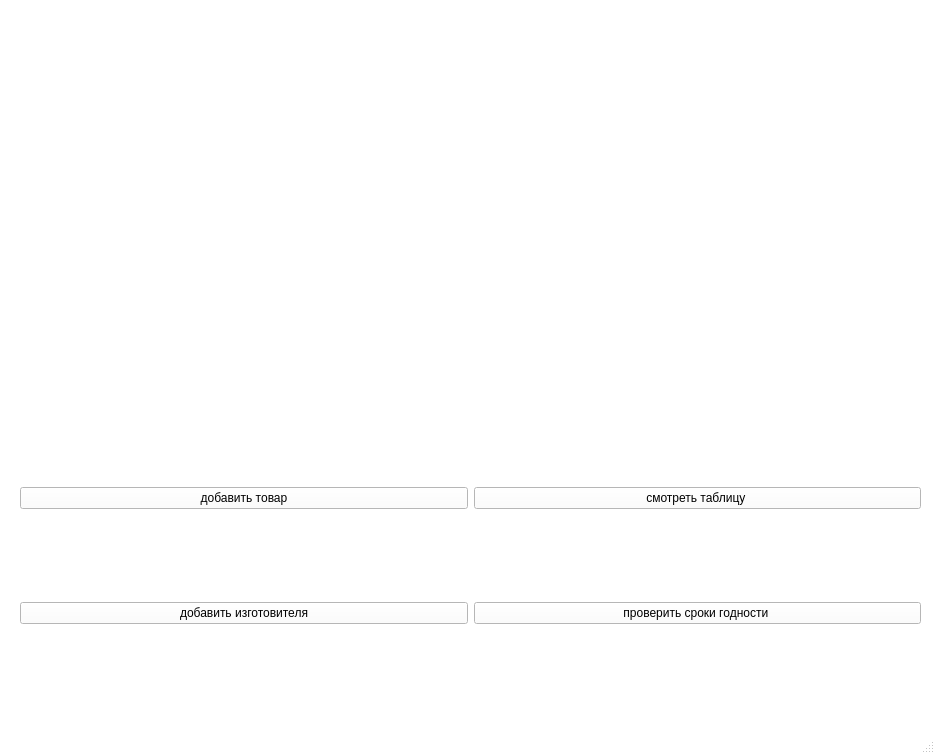
<?xml version="1.0" encoding="UTF-8"?>
<ui version="4.0">
 <class>MainWindow</class>
 <widget class="QMainWindow" name="MainWindow">
  <property name="geometry">
   <rect>
    <x>0</x>
    <y>0</y>
    <width>935</width>
    <height>754</height>
   </rect>
  </property>
  <property name="palette">
   <palette>
    <active>
     <colorrole role="WindowText">
      <brush brushstyle="SolidPattern">
       <color alpha="255">
        <red>0</red>
        <green>0</green>
        <blue>0</blue>
       </color>
      </brush>
     </colorrole>
     <colorrole role="Button">
      <brush brushstyle="SolidPattern">
       <color alpha="255">
        <red>255</red>
        <green>255</green>
        <blue>255</blue>
       </color>
      </brush>
     </colorrole>
     <colorrole role="Light">
      <brush brushstyle="SolidPattern">
       <color alpha="255">
        <red>255</red>
        <green>255</green>
        <blue>255</blue>
       </color>
      </brush>
     </colorrole>
     <colorrole role="Midlight">
      <brush brushstyle="SolidPattern">
       <color alpha="255">
        <red>255</red>
        <green>255</green>
        <blue>255</blue>
       </color>
      </brush>
     </colorrole>
     <colorrole role="Dark">
      <brush brushstyle="SolidPattern">
       <color alpha="255">
        <red>127</red>
        <green>127</green>
        <blue>127</blue>
       </color>
      </brush>
     </colorrole>
     <colorrole role="Mid">
      <brush brushstyle="SolidPattern">
       <color alpha="255">
        <red>170</red>
        <green>170</green>
        <blue>170</blue>
       </color>
      </brush>
     </colorrole>
     <colorrole role="Text">
      <brush brushstyle="SolidPattern">
       <color alpha="255">
        <red>0</red>
        <green>0</green>
        <blue>0</blue>
       </color>
      </brush>
     </colorrole>
     <colorrole role="BrightText">
      <brush brushstyle="SolidPattern">
       <color alpha="255">
        <red>255</red>
        <green>255</green>
        <blue>255</blue>
       </color>
      </brush>
     </colorrole>
     <colorrole role="ButtonText">
      <brush brushstyle="SolidPattern">
       <color alpha="255">
        <red>0</red>
        <green>0</green>
        <blue>0</blue>
       </color>
      </brush>
     </colorrole>
     <colorrole role="Base">
      <brush brushstyle="SolidPattern">
       <color alpha="255">
        <red>255</red>
        <green>255</green>
        <blue>255</blue>
       </color>
      </brush>
     </colorrole>
     <colorrole role="Window">
      <brush brushstyle="SolidPattern">
       <color alpha="255">
        <red>255</red>
        <green>255</green>
        <blue>255</blue>
       </color>
      </brush>
     </colorrole>
     <colorrole role="Shadow">
      <brush brushstyle="SolidPattern">
       <color alpha="255">
        <red>0</red>
        <green>0</green>
        <blue>0</blue>
       </color>
      </brush>
     </colorrole>
     <colorrole role="AlternateBase">
      <brush brushstyle="SolidPattern">
       <color alpha="255">
        <red>255</red>
        <green>255</green>
        <blue>255</blue>
       </color>
      </brush>
     </colorrole>
     <colorrole role="ToolTipBase">
      <brush brushstyle="SolidPattern">
       <color alpha="255">
        <red>255</red>
        <green>255</green>
        <blue>220</blue>
       </color>
      </brush>
     </colorrole>
     <colorrole role="ToolTipText">
      <brush brushstyle="SolidPattern">
       <color alpha="255">
        <red>0</red>
        <green>0</green>
        <blue>0</blue>
       </color>
      </brush>
     </colorrole>
     <colorrole role="PlaceholderText">
      <brush brushstyle="NoBrush">
       <color alpha="128">
        <red>0</red>
        <green>0</green>
        <blue>0</blue>
       </color>
      </brush>
     </colorrole>
    </active>
    <inactive>
     <colorrole role="WindowText">
      <brush brushstyle="SolidPattern">
       <color alpha="255">
        <red>0</red>
        <green>0</green>
        <blue>0</blue>
       </color>
      </brush>
     </colorrole>
     <colorrole role="Button">
      <brush brushstyle="SolidPattern">
       <color alpha="255">
        <red>255</red>
        <green>255</green>
        <blue>255</blue>
       </color>
      </brush>
     </colorrole>
     <colorrole role="Light">
      <brush brushstyle="SolidPattern">
       <color alpha="255">
        <red>255</red>
        <green>255</green>
        <blue>255</blue>
       </color>
      </brush>
     </colorrole>
     <colorrole role="Midlight">
      <brush brushstyle="SolidPattern">
       <color alpha="255">
        <red>255</red>
        <green>255</green>
        <blue>255</blue>
       </color>
      </brush>
     </colorrole>
     <colorrole role="Dark">
      <brush brushstyle="SolidPattern">
       <color alpha="255">
        <red>127</red>
        <green>127</green>
        <blue>127</blue>
       </color>
      </brush>
     </colorrole>
     <colorrole role="Mid">
      <brush brushstyle="SolidPattern">
       <color alpha="255">
        <red>170</red>
        <green>170</green>
        <blue>170</blue>
       </color>
      </brush>
     </colorrole>
     <colorrole role="Text">
      <brush brushstyle="SolidPattern">
       <color alpha="255">
        <red>0</red>
        <green>0</green>
        <blue>0</blue>
       </color>
      </brush>
     </colorrole>
     <colorrole role="BrightText">
      <brush brushstyle="SolidPattern">
       <color alpha="255">
        <red>255</red>
        <green>255</green>
        <blue>255</blue>
       </color>
      </brush>
     </colorrole>
     <colorrole role="ButtonText">
      <brush brushstyle="SolidPattern">
       <color alpha="255">
        <red>0</red>
        <green>0</green>
        <blue>0</blue>
       </color>
      </brush>
     </colorrole>
     <colorrole role="Base">
      <brush brushstyle="SolidPattern">
       <color alpha="255">
        <red>255</red>
        <green>255</green>
        <blue>255</blue>
       </color>
      </brush>
     </colorrole>
     <colorrole role="Window">
      <brush brushstyle="SolidPattern">
       <color alpha="255">
        <red>255</red>
        <green>255</green>
        <blue>255</blue>
       </color>
      </brush>
     </colorrole>
     <colorrole role="Shadow">
      <brush brushstyle="SolidPattern">
       <color alpha="255">
        <red>0</red>
        <green>0</green>
        <blue>0</blue>
       </color>
      </brush>
     </colorrole>
     <colorrole role="AlternateBase">
      <brush brushstyle="SolidPattern">
       <color alpha="255">
        <red>255</red>
        <green>255</green>
        <blue>255</blue>
       </color>
      </brush>
     </colorrole>
     <colorrole role="ToolTipBase">
      <brush brushstyle="SolidPattern">
       <color alpha="255">
        <red>255</red>
        <green>255</green>
        <blue>220</blue>
       </color>
      </brush>
     </colorrole>
     <colorrole role="ToolTipText">
      <brush brushstyle="SolidPattern">
       <color alpha="255">
        <red>0</red>
        <green>0</green>
        <blue>0</blue>
       </color>
      </brush>
     </colorrole>
     <colorrole role="PlaceholderText">
      <brush brushstyle="NoBrush">
       <color alpha="128">
        <red>0</red>
        <green>0</green>
        <blue>0</blue>
       </color>
      </brush>
     </colorrole>
    </inactive>
    <disabled>
     <colorrole role="WindowText">
      <brush brushstyle="SolidPattern">
       <color alpha="255">
        <red>127</red>
        <green>127</green>
        <blue>127</blue>
       </color>
      </brush>
     </colorrole>
     <colorrole role="Button">
      <brush brushstyle="SolidPattern">
       <color alpha="255">
        <red>255</red>
        <green>255</green>
        <blue>255</blue>
       </color>
      </brush>
     </colorrole>
     <colorrole role="Light">
      <brush brushstyle="SolidPattern">
       <color alpha="255">
        <red>255</red>
        <green>255</green>
        <blue>255</blue>
       </color>
      </brush>
     </colorrole>
     <colorrole role="Midlight">
      <brush brushstyle="SolidPattern">
       <color alpha="255">
        <red>255</red>
        <green>255</green>
        <blue>255</blue>
       </color>
      </brush>
     </colorrole>
     <colorrole role="Dark">
      <brush brushstyle="SolidPattern">
       <color alpha="255">
        <red>127</red>
        <green>127</green>
        <blue>127</blue>
       </color>
      </brush>
     </colorrole>
     <colorrole role="Mid">
      <brush brushstyle="SolidPattern">
       <color alpha="255">
        <red>170</red>
        <green>170</green>
        <blue>170</blue>
       </color>
      </brush>
     </colorrole>
     <colorrole role="Text">
      <brush brushstyle="SolidPattern">
       <color alpha="255">
        <red>127</red>
        <green>127</green>
        <blue>127</blue>
       </color>
      </brush>
     </colorrole>
     <colorrole role="BrightText">
      <brush brushstyle="SolidPattern">
       <color alpha="255">
        <red>255</red>
        <green>255</green>
        <blue>255</blue>
       </color>
      </brush>
     </colorrole>
     <colorrole role="ButtonText">
      <brush brushstyle="SolidPattern">
       <color alpha="255">
        <red>127</red>
        <green>127</green>
        <blue>127</blue>
       </color>
      </brush>
     </colorrole>
     <colorrole role="Base">
      <brush brushstyle="SolidPattern">
       <color alpha="255">
        <red>255</red>
        <green>255</green>
        <blue>255</blue>
       </color>
      </brush>
     </colorrole>
     <colorrole role="Window">
      <brush brushstyle="SolidPattern">
       <color alpha="255">
        <red>255</red>
        <green>255</green>
        <blue>255</blue>
       </color>
      </brush>
     </colorrole>
     <colorrole role="Shadow">
      <brush brushstyle="SolidPattern">
       <color alpha="255">
        <red>0</red>
        <green>0</green>
        <blue>0</blue>
       </color>
      </brush>
     </colorrole>
     <colorrole role="AlternateBase">
      <brush brushstyle="SolidPattern">
       <color alpha="255">
        <red>255</red>
        <green>255</green>
        <blue>255</blue>
       </color>
      </brush>
     </colorrole>
     <colorrole role="ToolTipBase">
      <brush brushstyle="SolidPattern">
       <color alpha="255">
        <red>255</red>
        <green>255</green>
        <blue>220</blue>
       </color>
      </brush>
     </colorrole>
     <colorrole role="ToolTipText">
      <brush brushstyle="SolidPattern">
       <color alpha="255">
        <red>0</red>
        <green>0</green>
        <blue>0</blue>
       </color>
      </brush>
     </colorrole>
     <colorrole role="PlaceholderText">
      <brush brushstyle="NoBrush">
       <color alpha="128">
        <red>0</red>
        <green>0</green>
        <blue>0</blue>
       </color>
      </brush>
     </colorrole>
    </disabled>
   </palette>
  </property>
  <property name="windowTitle">
   <string>Главная страница</string>
  </property>
  <widget class="QWidget" name="centralwidget">
   <widget class="QLabel" name="label">
    <property name="geometry">
     <rect>
      <x>150</x>
      <y>90</y>
      <width>451</width>
      <height>201</height>
     </rect>
    </property>
    <property name="text">
     <string/>
    </property>
   </widget>
   <widget class="QWidget" name="">
    <property name="geometry">
     <rect>
      <x>20</x>
      <y>400</y>
      <width>901</width>
      <height>311</height>
     </rect>
    </property>
    <layout class="QHBoxLayout" name="horizontalLayout">
     <item>
      <layout class="QVBoxLayout" name="verticalLayout">
       <item>
        <widget class="QPushButton" name="pushButton">
         <property name="text">
          <string>добавить товар</string>
         </property>
        </widget>
       </item>
       <item>
        <widget class="QPushButton" name="pushButton_2">
         <property name="text">
          <string>добавить изготовителя</string>
         </property>
        </widget>
       </item>
      </layout>
     </item>
     <item>
      <layout class="QVBoxLayout" name="verticalLayout_2">
       <item>
        <widget class="QPushButton" name="pushButton_3">
         <property name="text">
          <string>смотреть таблицу </string>
         </property>
        </widget>
       </item>
       <item>
        <widget class="QPushButton" name="pushButton_4">
         <property name="text">
          <string>проверить сроки годности </string>
         </property>
        </widget>
       </item>
      </layout>
     </item>
    </layout>
   </widget>
  </widget>
  <widget class="QMenuBar" name="menubar">
   <property name="geometry">
    <rect>
     <x>0</x>
     <y>0</y>
     <width>935</width>
     <height>21</height>
    </rect>
   </property>
  </widget>
  <widget class="QStatusBar" name="statusbar"/>
 </widget>
 <resources/>
 <connections/>
</ui>
